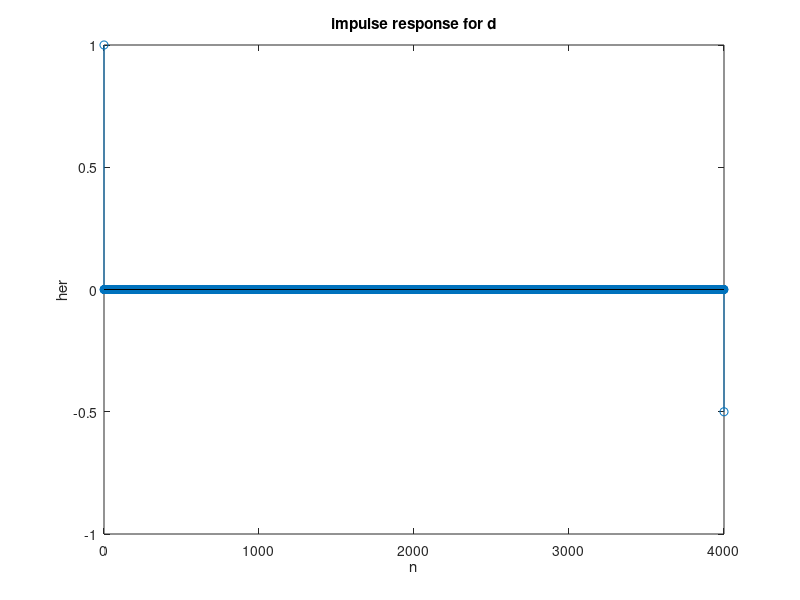

This figure's MATLAB source:
n = 0:4000;
d = [1 zeros(1, 4000)];
a1 = [1 zeros(1, 3999) 0.5];
b1 = 1;

her = filter(b1, a1, d);

stem(n, her)
xlabel('n')
ylabel('her')
title('impulse response for d')
